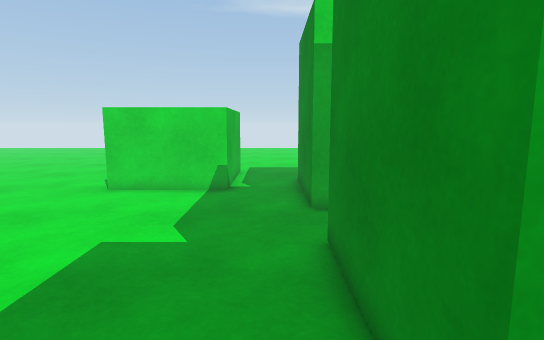
[1] (above)

16 first-person views from a walk through a Unity game level. The camera is 1.3 m above the floor, tilts 8° down and sees 80° across. The floor is counted in squares, 0.5 m on a side. Each view is taken from the middle of a square. On the plan, view 1 faces up. The plan holds only what a view shows up to about 20 squares ahead; the rest is blank. The place goes on beyond the plan. The player character is not drawn.

[2]
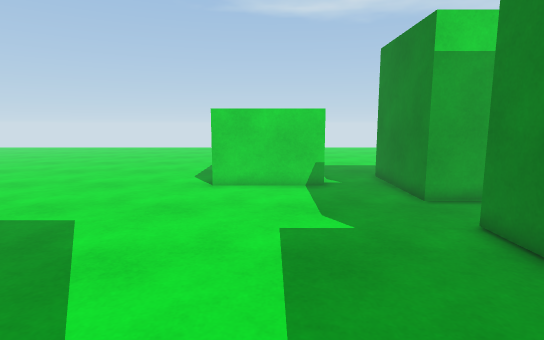

[3]
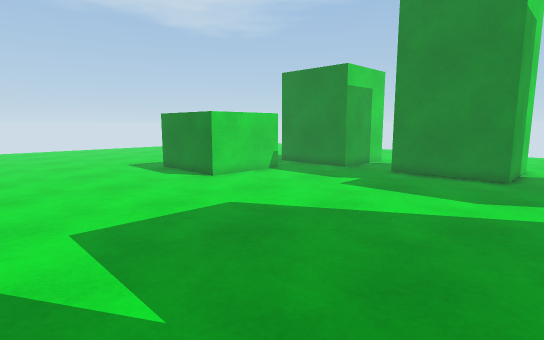

[4]
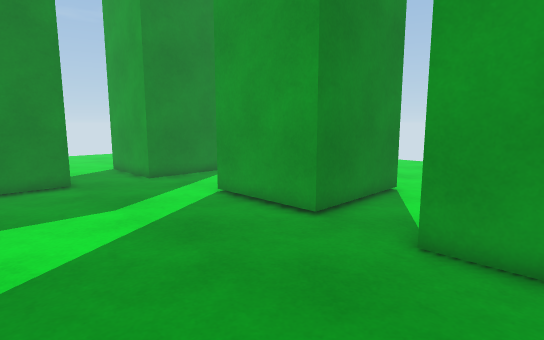

[5]
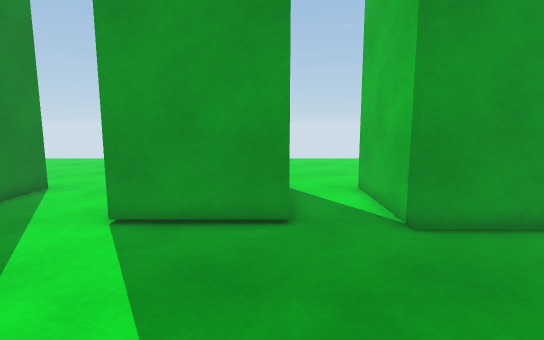

[6]
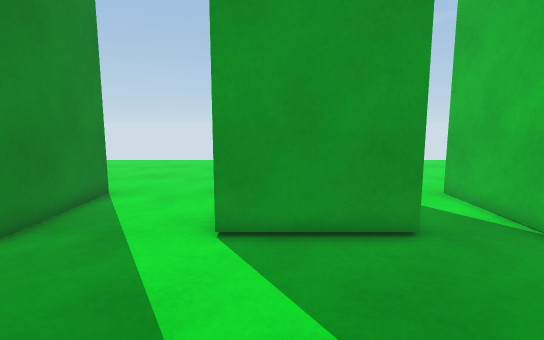

[7]
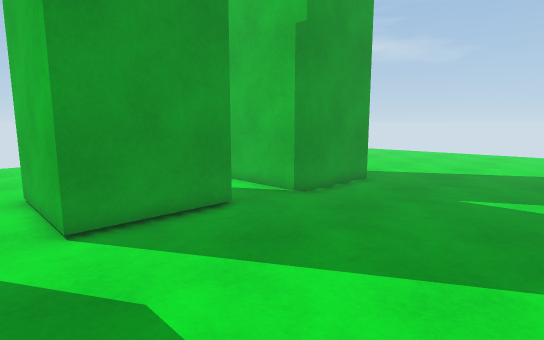

[8]
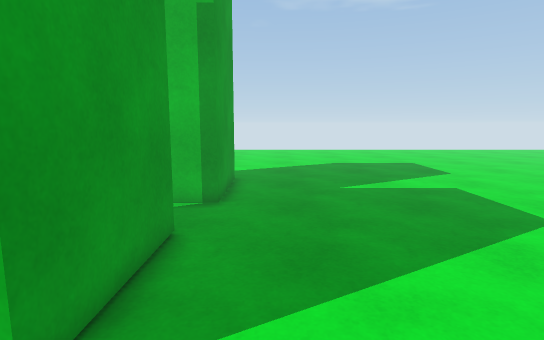

[9]
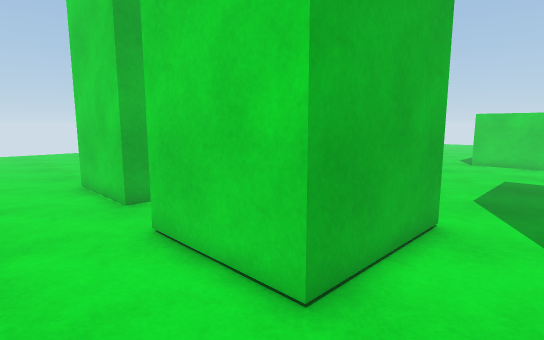

[10]
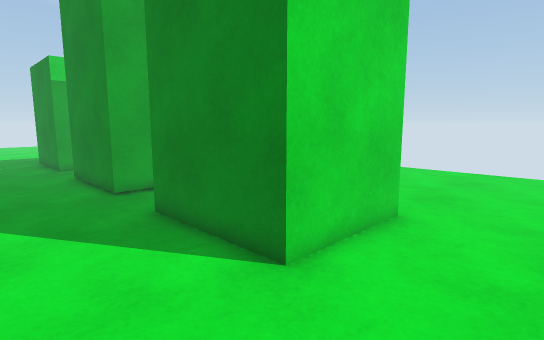

[11]
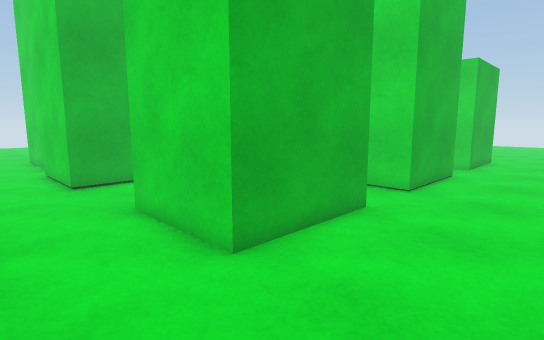

[12]
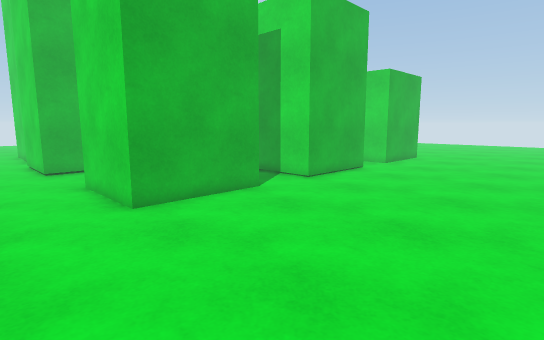

[13]
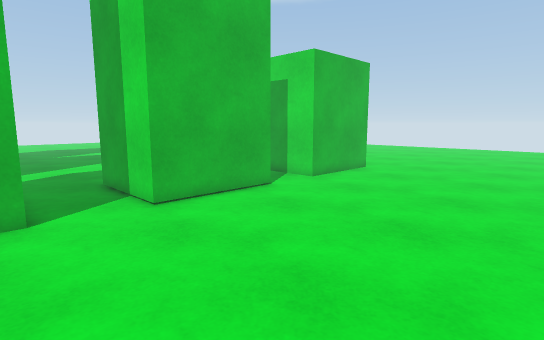

[14]
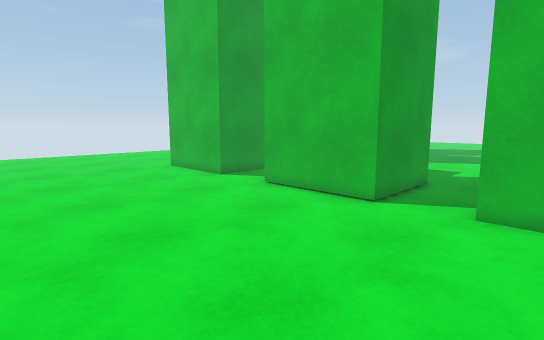

[15]
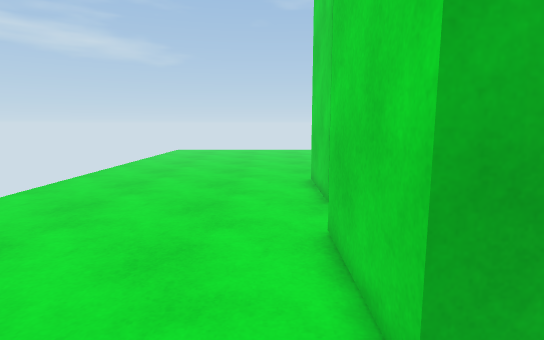

[16]
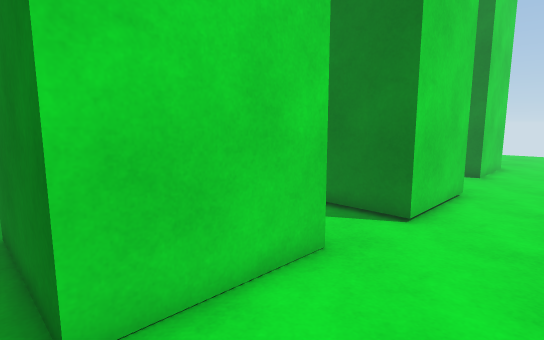

### Floor plan
Points are (right, up) in squares from view 1. A wall is a line through its corners. A room is listed if a view was taken in it or the views show most of it. See-through windows are left out.
Room 1 (views 1, 2, 3, 4, 5, 6, 7, 8, 9, 10, 15, 16)
walls: (-8.5, -2.3) (-3.7, -2.3) (-3.7, -7.7) (-8.5, -7.7) (-8.5, -2.3); (-11.6, -1.8) (-11.6, -7.1) (-16.3, -7.1) (-16.3, -1.8) (-11.6, -1.8); (6, 1.6) (1.2, 1.6) (1.2, 6.9) (6, 6.9); (-1.8, 15.5) (-1.8, 12.7) (-6.5, 12.7) (-6.5, 15.5); (6, 9.9) (1.2, 9.9) (1.2, 15.2); (6, -7.1) (1.2, -7.1) (1.2, -1.8) (6, -1.8)
ways out: opening at (7, 0) to room 2; opening at (7, 8.5) to room 2; opening at (7.8, -9.5) to room 2
Room 2 (views 11, 12, 13, 14)
walls: (6, -1.8) (6, -7.1); (6, 6.9) (6, 1.6); (6, 15.2) (6, 9.9)
ways out: opening at (7, 0) to room 1; opening at (7, 8.5) to room 1; opening at (7.8, -9.5) to room 1

Where each view was taken, in squares from view 1:
view 1: 0 up, 0 right, facing up
view 2: 1 down, 4 left, facing up
view 3: 1 down, 16 left, facing up-right
view 4: 5 up, 14 left, facing down-right
view 5: 6 up, 8 left, facing down
view 6: 5 up, 5 left, facing down
view 7: 6 up, 2 left, facing down-left
view 8: 0 up, 1 left, facing left
view 9: 11 down, 1 left, facing up-left
view 10: 11 down, 3 left, facing up-right
view 11: 11 down, 11 right, facing up-left
view 12: 11 down, 16 right, facing up-left
view 13: 3 down, 16 right, facing up-left
view 14: 12 up, 16 right, facing down-left
view 15: 9 down, 1 left, facing left
view 16: 11 down, 17 left, facing up-right
